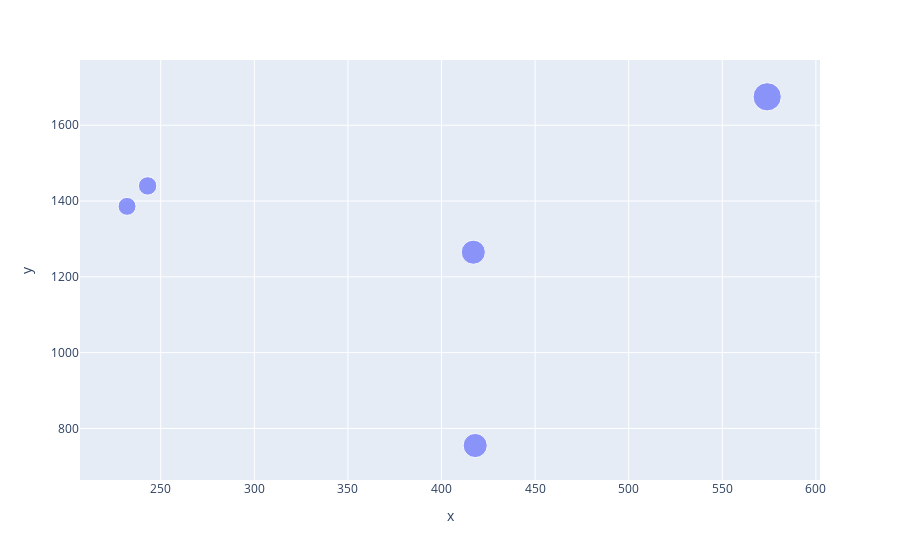

The notebook cell this image was saved under:
### Markdown cell above
np.random.seed(25)
data = {'Country': ['USA', 'Canada', 'UK','Germany', 'France'],'Population': np.random.randint(100, 1000, 5),'GDP': np.random.randint(500, 2000, 5)}
df = pd.DataFrame(data)

### Code cell
np.random.seed(25)
data = {'Country': ['USA', 'Canada', 'UK','Germany', 'France'],'Population': np.random.randint(100, 1000, 5),'GDP': np.random.randint(500, 2000, 5)}
df = pd.DataFrame(data)
fig=px.scatter(x=df.Population,y=df.GDP,size=df.Population)
fig.show()

### Figure 1 — Plotly figure (JSON) as saved in the notebook; plotly's stock layout.template omitted (floating-point values rounded to 4 significant figures)
{"data": [{"hovertemplate": "x=%{x}<br>y=%{y}<br>size=%{marker.size}<extra></extra>", "legendgroup": "", "marker": {"color": "#636efa", "size": [232, 418, 574, 243, 417], "sizemode": "area", "sizeref": 1.435, "symbol": "circle"}, "mode": "markers", "name": "", "orientation": "v", "showlegend": false, "type": "scatter", "x": [232, 418, 574, 243, 417], "xaxis": "x", "y": [1386, 755, 1675, 1440, 1265], "yaxis": "y"}], "layout": {"autosize": true, "legend": {"itemsizing": "constant", "tracegroupgap": 0}, "margin": {"t": 60}, "xaxis": {"anchor": "y", "autorange": true, "domain": [0, 1], "range": [208.2, 600.2], "title": {"text": "x"}, "type": "linear"}, "yaxis": {"anchor": "x", "autorange": true, "domain": [0, 1], "range": [621.4, 1821.0], "title": {"text": "y"}, "type": "linear"}}}
